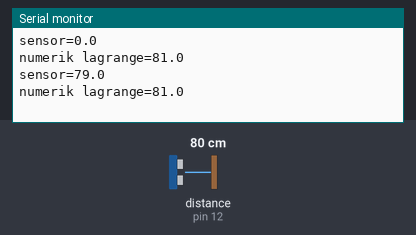
Recording of a sketch running on a simulated Arduino Uno, built with avr-gcc and run on an emulated ATmega328P. On the bench: the last lines printed to the serial monitor. Wiring (inferred from the names in the program): ultrasonic range finder: trigger pin 13; echo pin 12. The inputs (shaded band) are chosen by the test bench; at power-on: distance to the obstacle (sensor on pin 12) 80 cm. The echo pulse lasts 58.3 µs per cm.

Above: at 1.9 s.
2.0 s: distance to the obstacle (sensor on pin 12) set to 2 cm
At 2.8 s:
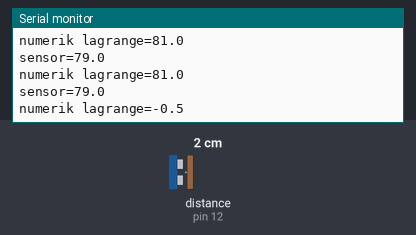
3.5 s: distance to the obstacle (sensor on pin 12) set to 4 cm
At 10.03 s:
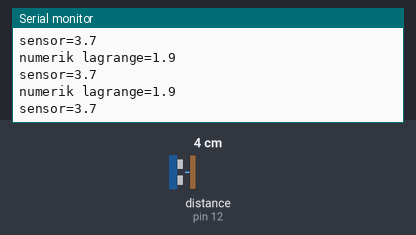
Timing chart, 0 to 11.0 s (numbered marks = the images above; inputs shaded):
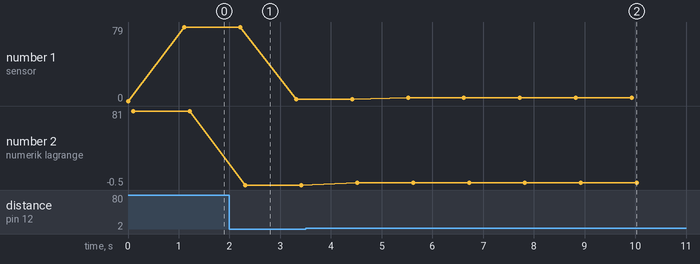

Measured:
- after the input at 2.0 s, the serial monitor: prints a new line after 0.32 s (image 1)
- after the input at 3.5 s, the serial monitor: prints a new line after 1.0 s (image 2)
- plotted number 1: 79 → 1.7 after the input at 2.0 s, 1.7 → 3.7 after the input at 3.5 s
- plotted number 2: 81 → -0.5 after the input at 2.0 s, -0.5 → 1.9 after the input at 3.5 s

The sketch:

Uprak.ino
```cpp
#define echoPin 12 // attach pin D2 Arduino to pin Echo of JSN-SR04T
#define trigPin 13 //attach pin D3 Arduino to pin Trig of JSN-SR04T
long duration; // variable for the duration of sound wave travel
float distance; // variable for the distance measurement
float x,x0=20.1,x1=29.7,x2=59,x3=87.5,x4=116.5;
float y,y0=20,y1=30,y2=60,y3=90,y4=120,p4x;
float a0l0,a1l1,a2l2,a3l3,a4l4;

void setup() {
  pinMode(trigPin, OUTPUT); // Sets the trigPin as an OUTPUT
  pinMode(echoPin, INPUT); // Sets the echoPin as an INPUT
  Serial.begin(9600); // // Serial Communication is starting with 9600 of baud rate speed
}

void loop() {
  //bacasensor();    //panggil fungsi baca sensor
  Serial.print("sensor=");
  Serial.println(distance,1);
  lagrange();    //panggil pfungsi lagrange didalan fungsi baca sensor
  Serial.print("numerik lagrange=");
  Serial.println(p4x,1);
  delay(1000);
}

void bacasensor(){
  digitalWrite(trigPin, LOW);  //
  delayMicroseconds(2);
  digitalWrite(trigPin, HIGH);
  delayMicroseconds(10);
  digitalWrite(trigPin, LOW);
  duration = pulseIn(echoPin, HIGH);
  distance = duration * 0.034 / 2; // Speed of sound wave divided by 2 (go and back)
  delay(100);
}

void lagrange(){
bacasensor(); //paggil fungsi sensor baca
x=distance;
a0l0=((y0*(x-x1)*(x-x2)*(x-x3)*(x-x4))/((x0-x1)*(x0-x2)*(x0-x3)*(x0-x4)));
a1l1=((y1*(x-x0)*(x-x2)*(x-x3)*(x-x4))/((x1-x0)*(x1-x2)*(x1-x3)*(x1-x4)));
a2l2=((y2*(x-x0)*(x-x1)*(x-x3)*(x-x4))/((x2-x0)*(x2-x1)*(x2-x3)*(x2-x4)));
a3l3=((y3*(x-x0)*(x-x1)*(x-x2)*(x-x4))/((x3-x0)*(x3-x1)*(x3-x2)*(x3-x4)));
a4l4=((y4*(x-x0)*(x-x1)*(x-x2)*(x-x3))/((x4-x0)*(x4-x1)*(x4-x2)*(x4-x3)));
p4x=a0l0+a1l1+a2l2+a3l3+a4l4;
}
```
